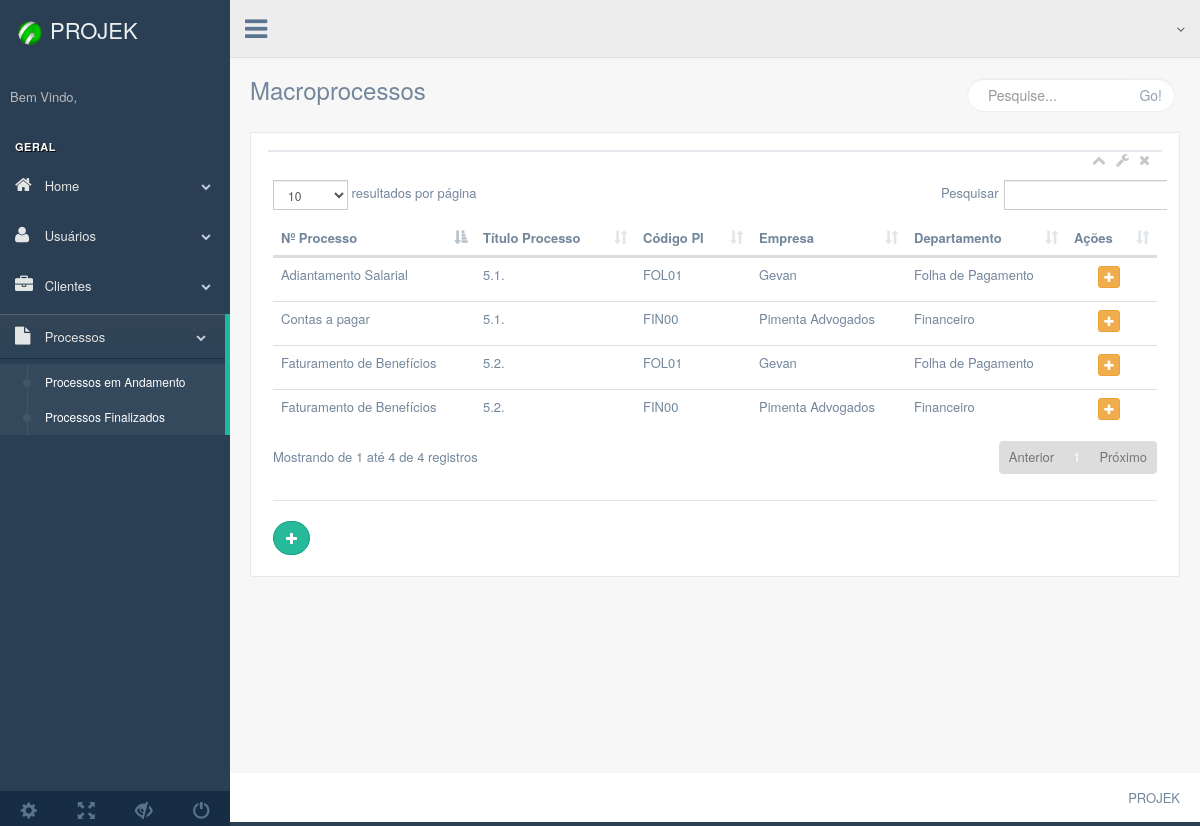
The app's page /production/php/processos/processos.php with its own data.
### tables this page shows
CREATE TABLE `macroprocessos` (
  `id_macroprocesso` int(11) NOT NULL,
  `cod_pi` varchar(11) DEFAULT NULL,
  `data_ultima` varchar(25) DEFAULT NULL,
  `data_proxima` varchar(25) DEFAULT NULL,
  `id_classificao` int(11) DEFAULT NULL,
  `t_processo` varchar(255) DEFAULT NULL,
  `n_processo` varchar(10) DEFAULT NULL
);

CREATE TABLE `pis` (
  `id_departamento` int(11) DEFAULT NULL,
  `cod_pi` varchar(20) NOT NULL,
  `data_revisado` varchar(255) DEFAULT NULL,
  `id_consultor` int(11) DEFAULT NULL,
  `id_gestor_pi` int(11) DEFAULT NULL
);

CREATE TABLE `clientes` (
  `id_cliente` int(11) NOT NULL,
  `nome` varchar(255) DEFAULT NULL
);

CREATE TABLE `departamentos` (
  `id_departamento` int(11) NOT NULL,
  `id_cliente` int(11) DEFAULT NULL,
  `nome` varchar(255) DEFAULT NULL
);

### production/php/bancos/banco-macroprocesso.php (called while the page is built, shortened)
<?php
function listaMacroprocessos($conexao){
  $clientes = array();
    $query = "select  * from macroprocessos";
    $resultado = mysqli_query($conexao, $query);
    while ($cliente = mysqli_fetch_assoc($resultado)) {
      array_push($clientes, $cliente);
    }
    return $clientes;
}

### production/php/bancos/banco-pis.php (called while the page is built, shortened)
<?php
function  buscaPi($conexao , $cod_pi){
    $query = "select  * from pis where cod_pi = '{$cod_pi}'";
    $resultado = mysqli_query($conexao, $query);
    $pi = mysqli_fetch_assoc($resultado);
    return $pi;
}

### production/php/bancos/banco-departamento.php (called while the page is built, shortened)
<?php
function  buscaDepartamento($conexao , $id_departamento){
    $query = "select  * from departamentos where id_departamento = $id_departamento";
    $resultado = mysqli_query($conexao, $query);
    $departamento = mysqli_fetch_assoc($resultado);
    return $departamento;
}
?>

### production/php/bancos/banco-cliente.php (called while the page is built, shortened)
<?php
function  buscaCliente($conexao , $id_cliente){
    $query = "select  * from clientes where id_cliente = $id_cliente";
    $resultado = mysqli_query($conexao, $query);
    $cliente = mysqli_fetch_assoc($resultado);
    return $cliente;
}

### production/php/processos/processos.php (the view, shortened to what this page needs)
<?php include "../bancos/conecta.php";?>
<?php include "../bancos/banco-cliente.php";?>
<?php include "../bancos/banco-departamento.php";?>
<?php include "../bancos/banco-pis.php";?>
<?php include "../bancos/banco-macroprocesso.php";?>
<?php
  $macros = listaMacroprocessos($conexao);
?>
<!DOCTYPE html>
<html lang="en">
  <head>
    <link href="../../../vendors/bootstrap/dist/css/bootstrap.min.css" rel="stylesheet">
    <link href="../../../vendors/font-awesome/css/font-awesome.min.css" rel="stylesheet">
    <link href="../../../vendors/nprogress/nprogress.css" rel="stylesheet">
    <link href="../../../vendors/iCheck/skins/flat/green.css" rel="stylesheet">
    <link href="../../../vendors/datatables.net-bs/css/dataTables.bootstrap.min.css" rel="stylesheet">
    <link href="../../../vendors/datatables.net-buttons-bs/css/buttons.bootstrap.min.css" rel="stylesheet">
    <link href="../../../vendors/datatables.net-fixedheader-bs/css/fixedHeader.bootstrap.min.css" rel="stylesheet">
    <link href="../../../vendors/datatables.net-responsive-bs/css/responsive.bootstrap.min.css" rel="stylesheet">
    <link href="../../../vendors/datatables.net-scroller-bs/css/scroller.bootstrap.min.css" rel="stylesheet">
    <link rel="stylesheet" type="text/css" href="../../../vendors/bootstrap-notify-3.1.3/dist/bootstrap-notify.js">
    <link href="../../../build/css/custom.min.css" rel="stylesheet">
  </head>
  <body class="nav-md">
    <div class="container body">
      <div class="main_container">
        <div class="col-md-3 left_col">
          <div class="left_col scroll-view">
            <div class="navbar nav_title" style="border: 0;">
              <a href="../index/index2.php" class="site_title"><img src="../../images/botao.png" width="40" right="40" ><span>PROJEK</span></a>
            </div>
            <div class="profile clearfix">
              <div class="profile_info">
                <span>Bem Vindo,</span>
              </div>
            </div>
            <br />
            <div id="sidebar-menu" class="main_menu_side hidden-print main_menu">
              <div class="menu_section">
                <h3>Geral</h3>
                <ul class="nav side-menu">
                  <li><a><i class="fa fa-home"></i> Home<span class="fa fa-chevron-down"></span></a>
                  </li>
                  <li><a><i class="fa fa-user"></i> Usuários<span class="fa fa-chevron-down"></span></a>
                  </li>
                  <li><a><i class="fa fa-briefcase"></i> Clientes<span class="fa fa-chevron-down"></span></a>
                  </li>
                  <li><a><i class="fa fa-file"></i> Processos<span class="fa fa-chevron-down"></span></a>
                    <ul class="nav child_menu">
                      <li><a href="../processos/processos.php">Processos em Andamento</a></li>
                      <li><a href="../processos/processos.php">Processos Finalizados</a></li>
                    </ul>
                  </li>
                </ul>
              </div>
            </div>
            <div class="sidebar-footer hidden-small">
              <a data-toggle="tooltip" data-placement="top" title="Settings">
                <span class="glyphicon glyphicon-cog" aria-hidden="true"></span>
              </a>
              <a data-toggle="tooltip" data-placement="top" title="FullScreen">
                <span class="glyphicon glyphicon-fullscreen" aria-hidden="true"></span>
              </a>
              <a data-toggle="tooltip" data-placement="top" title="Lock">
                <span class="glyphicon glyphicon-eye-close" aria-hidden="true"></span>
              </a>
              <a data-toggle="tooltip" data-placement="top" title="Logout" href="login.html">
                <span class="glyphicon glyphicon-off" aria-hidden="true"></span>
              </a>
            </div>
          </div>
        </div>
        <div class="top_nav">
          <div class="nav_menu">
            <nav>
              <div class="nav toggle">
                <a id="menu_toggle"><i class="fa fa-bars"></i></a>
              </div>
              <ul class="nav navbar-nav navbar-right">
                <li class="">
                  <a href="javascript:;" class="user-profile dropdown-toggle" data-toggle="dropdown" aria-expanded="false">
                    <span class=" fa fa-angle-down"></span>
                  </a>
                </li>
                <li role="presentation" class="dropdown">
                  <a href="javascript:;" class="dropdown-toggle info-number" data-toggle="dropdown" aria-expanded="false"></a>
                </li>
              </ul>
            </nav>
          </div>
        </div>
        <div class="right_col" role="main">
          <div class="">
            <div class="page-title">
              <div class="title_left"><h3>Macroprocessos</h3></div>
              <div class="title_right">
                <div class="col-md-5 col-sm-5 col-xs-12 form-group pull-right top_search">
                  <div class="input-group">
                    <input type="text" class="form-control" placeholder="Pesquise...">
                      <span class="input-group-btn">
                        <button class="btn btn-default" type="button">Go!</button>
                      </span>
                  </div>
                </div>
              </div>
            </div>
            <div class="clearfix"></div>
            <div class="row">
              <div class="col-md-12 col-sm-12 col-xs-12">
                <div class="x_panel">
                  <div class="x_title">
                    <ul class="nav navbar-right panel_toolbox">
                      <li><a class="collapse-link"><i class="fa fa-chevron-up"></i></a> </li>
                      <li class="dropdown">
                        <a href="#" class="dropdown-toggle" data-toggle="dropdown" role="button" aria-expanded="false"><i class="fa fa-wrench"></i></a>
                      </li>
                      <li><a class="close-link"><i class="fa fa-close"></i></a></li>
                    </ul>
                  </div>
                  <div class="clearfix"></div>
                  <div class="x_content">
                    <div class="row">
                      <div class="col-md-12 col-sm-12 col-xs-12">
                        <table id="tabela" class="table table-hover">
                          <thead>
                            <tr>
                              <th>Nº Processo</th>
                              <th>Título Processo</th>
                              <th>Código PI</th>
                              <th>Empresa</th>
                              <th>Departamento</th>
                              <th>Ações</th>
                            </tr>
                          </thead>
                          <tbody>
                            <?php
                              foreach ($macros as  $macro) {
                                $pi = buscaPi($conexao, $macro['cod_pi']);
                                $departamento = buscaDepartamento($conexao, $pi['id_departamento']);
                                $cliente = buscaCliente($conexao, $departamento['id_cliente']);
                            ?>
                            <tr>
                              <td><?=$macro['t_processo']?></td>
                              <td><?=$macro['n_processo']?></td>
                              <td><?=$pi['cod_pi']?></td>
                              <td><?=$cliente['nome']?></td>
                              <td><?=$departamento['nome']?></td>
                              <td align="center">
                                <a href="../forms/form-macroprocesso.php?cod_pi=<?=$pi['cod_pi']?>"><button class="btn btn-warning btn-xs"><i class="fa fa-plus"></i></button></a>
                              </td>
                            </tr>
                            <?php
                              }
                            ?>
                          </tbody>
                        </table>
                        <div class="ln_solid"></div>
                          <a class="btn btn-success btn-round" style="" href="../forms/form-cliente.php?"><i class="fa fa-plus"></i></a>
                        </div>
                      </div>
                    </div>
                  </div>
                </div>
              </div>
            </div>
          </div>
        </div>
        <footer>
          <div class="pull-right">
            PROJEK
          </div>
          <div class="clearfix"></div>
        </footer>
      </div>
  </body>
</html>

### records on screen
macroprocessos: t_processo "Adiantamento Salarial", n_processo "5.1.", cod_pi.cod_pi "FOL01", clientes.nome "Gevan", departamentos.nome "Folha de Pagamento"
macroprocessos: t_processo "Faturamento de Benefícios", n_processo "5.2.", cod_pi.cod_pi "FOL01", clientes.nome "Gevan", departamentos.nome "Folha de Pagamento"
macroprocessos: t_processo "Contas a pagar", n_processo "5.1.", cod_pi.cod_pi "FIN00", clientes.nome "Pimenta Advogados", departamentos.nome "Financeiro"
macroprocessos: t_processo "Faturamento de Benefícios", n_processo "5.2.", cod_pi.cod_pi "FIN00", clientes.nome "Pimenta Advogados", departamentos.nome "Financeiro"
